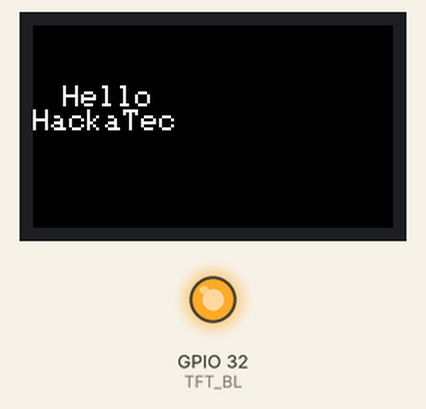
Bench run of a sketch on a simulated ESP32. On the bench: 240×135 colour display, output pins drawn as LEDs (lit = HIGH).

Above: at 0.2 s.

The sketch:

hello_world.ino
```cpp
#include <Adafruit_GFX.h>
#include <Adafruit_ST7789.h>
#include <SPI.h>

#define TFT_MOSI 23
#define TFT_SCLK 18
#define TFT_CS   15
#define TFT_DC    2
#define TFT_RST   4
#define TFT_BL   32

Adafruit_ST7789 tft = Adafruit_ST7789(TFT_CS, TFT_DC, TFT_RST);

void setup() {

  // Encender backlight
  pinMode(TFT_BL, OUTPUT);
  digitalWrite(TFT_BL, HIGH);

  // Inicializar SPI
  SPI.begin(TFT_SCLK, -1, TFT_MOSI, TFT_CS);

  // Inicializar TFT
  tft.init(135, 240);

  // Rotación
  tft.setRotation(1);

  // Limpiar pantalla COMPLETA
  tft.fillScreen(ST77XX_BLACK);

  // Configuración texto
  tft.setTextWrap(false);
  tft.setTextColor(ST77XX_WHITE, ST77XX_BLACK);
  tft.setTextSize(2);

  // Cursor
  tft.setCursor(20, 40);

  // Texto
  tft.println("Hello");
  tft.println("HackaTec");
}

void loop() {

}
```
